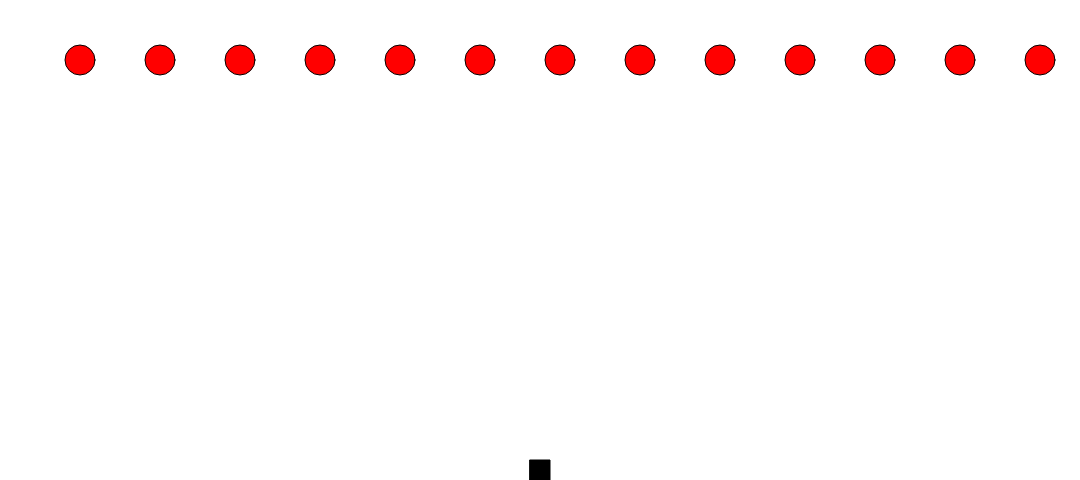
Frame 1 (no input)
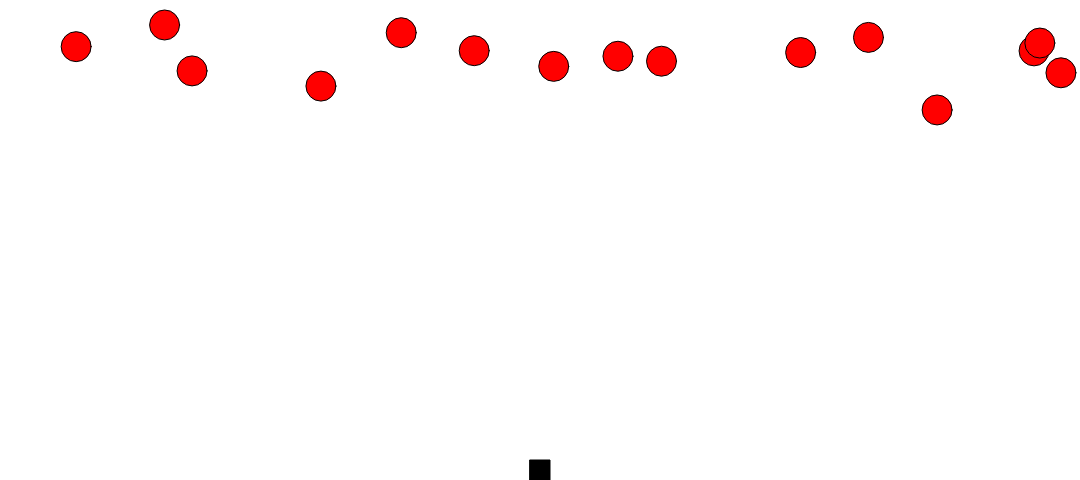
Frame 60 (no input)
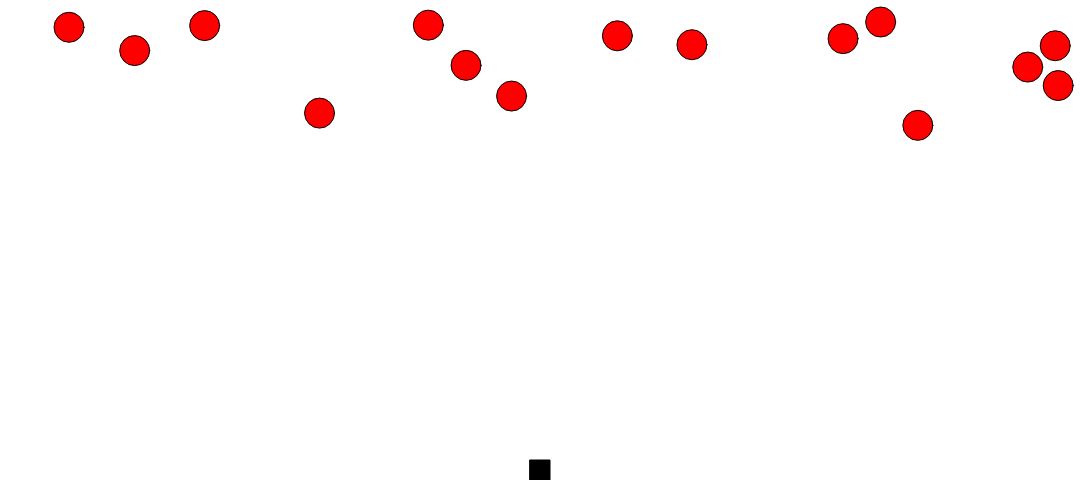
Frame 120 (the mouse pressed at the canvas centre since frame 60)

The p5.js sketch that drew these frames (run headless with seeded random() and noise() and a simulated clock; from frame 60 on, the mouse is pressed at the canvas centre):

// p5.js sketch
// ── sketch.js
let score = 0;
let header = document.getElementById('points');
let shooter;
let enemies = [];
let bullets= [];
let level = 1;
let overall_time = 30;

window.onload = function(){
    
     let time = overall_time;
     setInterval(function(){

       document.getElementById("timer").innerHTML = time ;
       time--;
       if(time == 0)
       {   
         level++;
         overall_time--;
         
         time = overall_time;
         setup();
        
       }

       
      },500);
    }

function setup(){

  createCanvas(1080,480);
  shooter = new Shooter();
  bullet = new Bullet((width/2) - 20, (height/2)-20);
  for(let i=0; i<15; i++) {
  	enemies[i] = new Enemies(i*80 + 80,60);
  }

}

function draw() {
 
 background(255);
 shooter.show();
 shooter.move();
 shooter.turn();
 for(let i=0; i<enemies.length; i++)
 {
 	 enemies[i].show();
   enemies[i].move(level);
   enemies[i].turn();
 }

  for(let i = 0; i<bullets.length; i++)
  {
  	bullets[i].show();
  	bullets[i].move();

  	for(let j = 0; j<enemies.length; j++)
  	{
  		if(bullets[i].hits(enemies[j])) {
        score = score+2;
        header.textContent = score;
  			bullets[i].remove();
  			enemies[j].remove();
  		}
  	}
  }

  for(let i = bullets.length-1; i>=0; i--) {
      if(bullets[i].del)
      {
      	bullets.splice(i,1);
      }
  }

  for(let j = enemies.length-1; j>=0; j--) {
      if(enemies[j].del)
      {
      	enemies.splice(j,1);
      }
  }

}

function keyPressed() {
	if(key === ' ') {
       let bullet = new Bullet(shooter.x,height-25);
       bullets.push(bullet);
	}

	if(keyCode === 37) {
		shooter.setMovement(-1);
	}

	else if(keyCode === 39) {
		shooter.setMovement(1);
	}
}

function keyReleased() {
  if(key !==' ')
  shooter.setMovement(0);
}




// ── bullet.js

function Bullet(x,y) {
	this.x = x;
	this.y = y;
	this.r = 8;
	this.del = false;

	this.show = function() {
		fill(0,0,255);
		ellipse(this.x, this.y, this.r*2, this.r*2);
	}

	this.move = function(distance) {
		this.y = this.y - 5;
	}

	this.hits = function(enemy) {
      let distance = dist(this.x, this.y, enemy.x , enemy.y);

      if(distance < this.r + enemy.r){
      	return true;
      }
      else {
      	return false;
      }

	}

	this.remove = function () {
      this.del = true;
	}
}
// ── enemies.js

function Enemies(x,y) {
	this.x = x;
	this.y = y;
	this.r = 15;
	this.del = false;
	this.direction =1;

	this.show = function() {
		fill(255,0,0);
		ellipse(this.x, this.y, this.r*2, this.r*2);
	}

	this.move = function() {
		this.x = this.x + random(-1,1)*5*level;
		this.y = this.y + random(-1,1)*5*level;
	}
    
    this.turn = function() {
    if (this.x < 15) { 
      this.x = 15; 
      this.direction = -this.direction; 
    }
    else if (this.y < 15) { 
      this.y = 15; 
      this.direction = -this.direction;   
    }
    else if (this.x > width - 15) { 
      this.x = width - 15; 
      this.direction = -this.direction; 
    }
    else if (this.y > height - 15) { 
      this.y = height - 15; 
      this.direction = -this.direction;   
    } 
  };


	this.remove = function () {
      this.del = true;
	}
}
// ── shooter.js

function Shooter() {
	this.x = width/2;
	this.y = 150;
	this.movement = 0;

	this.show = function() {
		fill(0);
		rectMode(CENTER);
		rect(this.x, height-10, 20, 20);
	}

	this.move = function() {
		this.x = this.x +this.movement*5;
	}

	this.setMovement = function(dir) {
      this.movement = dir;
	}

	this.turn = function() {
		if(this.x<10) {
			this.x = 10;
		}
		if(this.x>width-10)
		{
			this.x = width - 10;
		}
	}

	this.hits = function(enemy) {
      let distance = dist(this.x, this.y, enemy.x , enemy.y);

      if(distance < ((this.x+this.y)/2) + enemy.r){
      	return true;
      }
      else {
      	return false;
      }

	}
}
